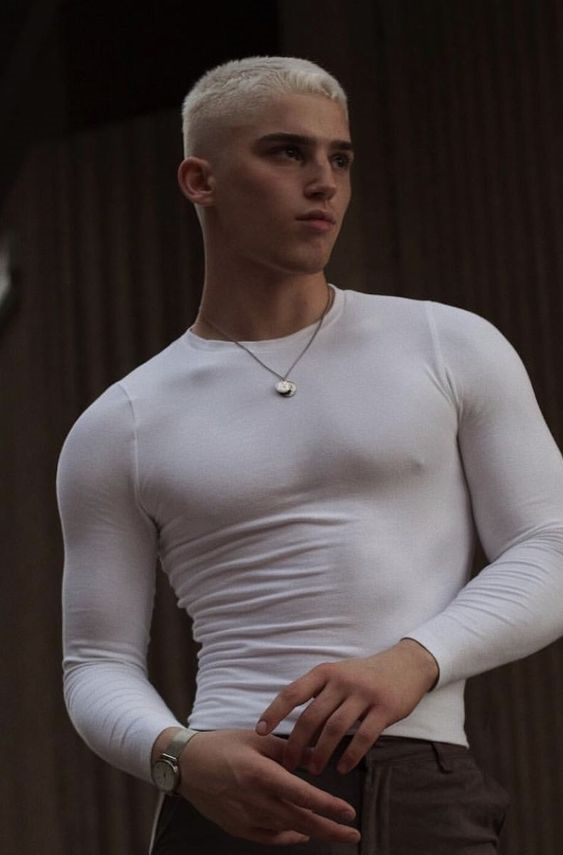
#> input picture assets/pose.png, 563 x 855 px, found by its file name
$ python controlnet.py
#> lines starting #> are read from the running program, lines starting #| are printed output that depends on the picture
# -- coding: utf-8 --
# @Time : 2023/6/20 16:45
# @Author : caoxiang
# @File : controller.py
# @Software: PyCharm
# @Description: controlnet控制相关的模块功能
import requests
from PIL import Image
from io import BytesIO
from controlnet_aux import CannyDetector, OpenposeDetector
from util.painter import GridPainter
# load image
url = "/data/cx/ysp/aigc-smart-painter/assets/pose.png"
img = Image.open(url).convert("RGB").resize((512, 512))
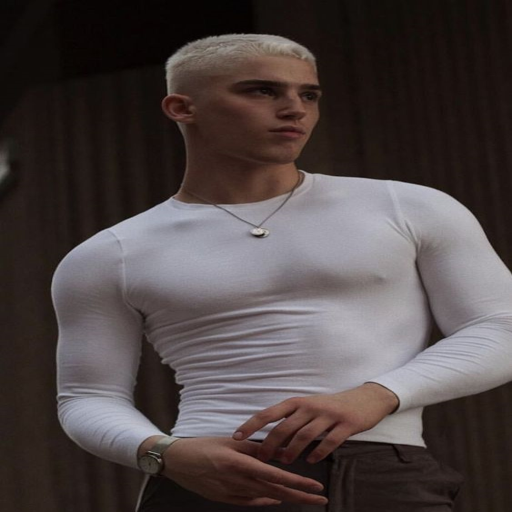
#> img: PIL image 512x512 RGB; mean R, G, B 77.4, 68.2, 67.9

# load checkpoints
# hed = HEDdetector.from_pretrained("lllyasviel/Annotators")
# midas = MidasDetector.from_pretrained("lllyasviel/Annotators")
# mlsd = MLSDdetector.from_pretrained("lllyasviel/Annotators")
#> (the run stopped early here; a loop or call above may not have finished)
